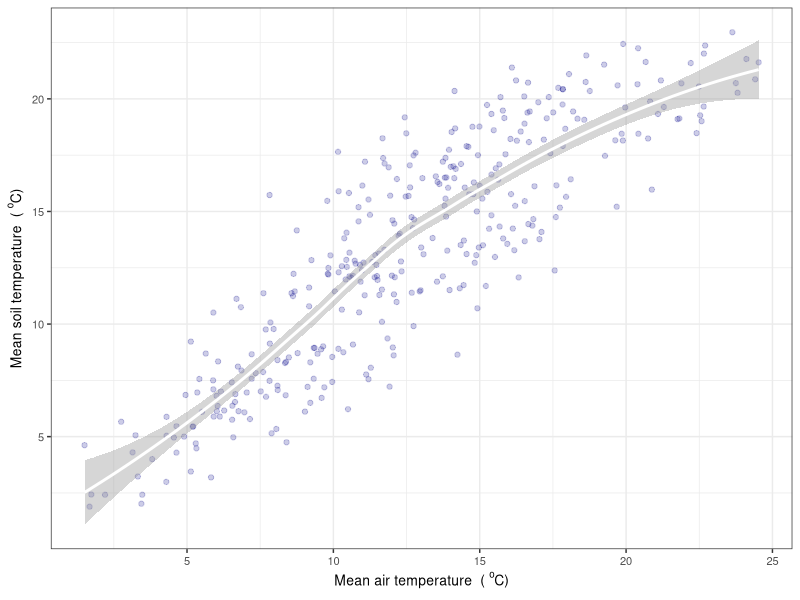
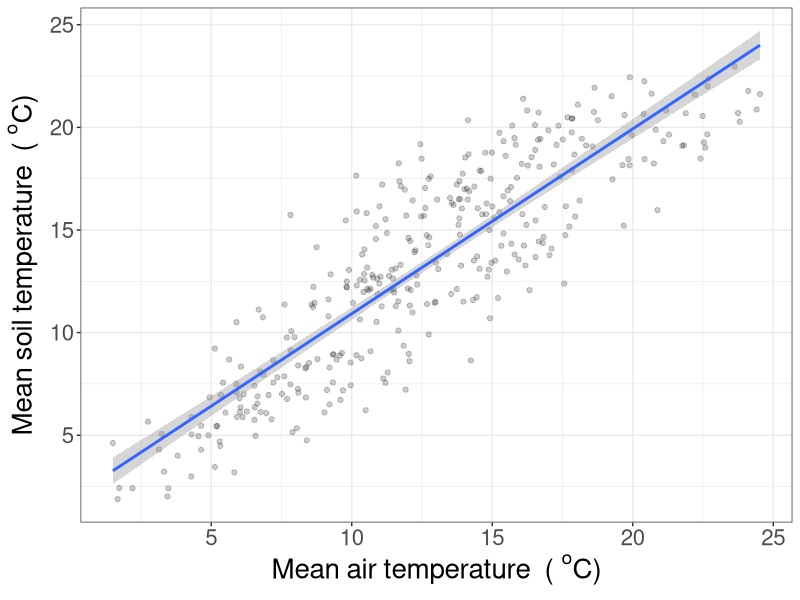

These figures' R source, in order:
## ---- chunk 1
library(tidyr)
library (dplyr)
library (ggplot2)
library (lubridate)
library (scales)
## ---- chunk 2

setwd("C:\\GitHubRepos\\SubCloverPhD\\SubClover\\Iv2_SoilAirTemp")
getwd()
#read soil and Air data 
df_file <- read.table("SoilTemp.txt", header=TRUE)
df_Air <- read.table("RawWeaIv2.txt", header=TRUE)

head(df_file)
head (df_Air)
#keep this scirpt for the real weather data

str(df_Air)


## ---- chunk 3

df_S <- df_file %>%
  mutate(Date = dmy(Date)) #(need to reformat date here)

df_A <-df_Air %>%
  mutate(Date = dmy(Date)) #(need to reformat date here)
  
  str(df_S)
  str(df_A)
  
df_AS <- merge(df_S,df_A, by="Date")
head(df_AS)

## ---- chunk 4

df_AS %>%
 #  select(Date, TempSoil10mm, MeanTt)%>%
 # summarise_each(funs(mean)) %>%
  ggplot(aes(x=MeanTt, y= TempSoil10mm))  +
  geom_point(colour= "darkblue", alpha=0.2) +
  #geom_line(colour= "brown")+
  stat_smooth(level = 0.9, size = 1, colour="white") + 
  theme_bw() +
  xlab(expression(Mean~air~temperature~~"( "^"o"*"C)"))+ 
  ylab(expression(Mean~soil~temperature~~"( "^"o"*"C)"))+
  theme(text = element_text(size=10))

  # #scale_x_date(date_breaks = "3 month", 
  #                date_labels = "%B",
  #                limits = as.Date(c('2015-06-01','2017-07-07')))



## ---- chunk 5

dfW <- df_AS%>%
  mutate(Tair=MeanTt)
  #subset(Date>"2015-07-27"  & Date<"2016-03-20")

dfW%>%
 #  select(Date, TempSoil10mm, MeanTt)%>%
 # summarise_each(funs(mean)) %>%
  ggplot(aes(x=MeanTt, y= TempSoil10mm))  +
  geom_point(colour= "black", alpha=0.2) +
  #geom_line(colour= "bl")+
  #stat_smooth(level = 0.9, size = 1, colour="white") + 
   geom_smooth(method='lm',formula=y~x)+
  theme_bw() +
  xlab(expression(Mean~air~temperature~~"( "^"o"*"C)"))+ 
  ylab(expression(Mean~soil~temperature~~"( "^"o"*"C)"))+
  theme(text = element_text(size=20))
  #theme(title =  element_text(size=14))
  

  # #scale_x_date(date_breaks = "3 month", 
  #                date_labels = "%B",
  #                limits = as.Date(c('2015-06-01','2017-07-07')))



## ---- chunk 6
summary(lm(TempSoil10mm ~ MeanTt, dfW))
## ---- chunk 7

#January 

dfJanuary<-dfW%>%
 subset(Date>"2015-12-31" & Date<"2016-01-31" )
  str(dfJanuary)

  ##apply the equation:  SoilT = 1.23 + 0.94AirTemp
 dfJanuary<-dfJanuary %>%
  select(Date,TempSoil10mm, Tair)%>%
   mutate(CoeffJan=(TempSoil10mm-1.23)/Tair)
 
 dfJanuary2<-dfJanuary %>%
 dplyr::select(CoeffJan)%>%
   summarise_all(funs(mean,sd))

summary(lm(TempSoil10mm ~ Tair, dfJanuary))
## ---- chunk 8

dfFebruary<-dfW%>%
 subset(Date>"2016-01-31" & Date<"2016-03-01" )
  str(dfFebruary)

  ##apply the equation:  SoilT = 1.23 + 0.94AirTemp
 dfFebruary<-dfFebruary %>%
  select(Date,TempSoil10mm, Tair)%>%
   mutate(CoeffFeb=(TempSoil10mm-1.23)/Tair)
 
 dfFebruary2<-dfFebruary %>%
 dplyr::select(CoeffFeb)%>%
   summarise_all(funs(mean,sd))


## ---- chunk 9

dfMarch<-dfW%>%
 subset(Date>"2016-02-29" & Date<"2016-04-01" )
  str(dfMarch)

  ##apply the equation:  SoilT = 1.23 + 0.94AirTemp
dfMarch<-dfMarch %>%
  select(Date,TempSoil10mm, Tair)%>%
   mutate(CoeffMar=(TempSoil10mm-1.23)/Tair)
 
 dfMarch2<-dfMarch %>%
 dplyr::select(CoeffMar)%>%
   summarise_all(funs(mean,sd))
  




## ---- chunk 10

dfApril<-dfW%>%
 subset(Date>"2016-03-31" & Date<"2016-05-01" )
  str(dfApril)

  ##apply the equation:  SoilT = 1.23 + 0.94AirTemp
dfApril<-dfApril %>%
  select(Date,TempSoil10mm, Tair)%>%
   mutate(CoeffApr=(TempSoil10mm-1.23)/Tair)
 
 dfApril2<-dfApril %>%
 dplyr::select(CoeffApr)%>%
   summarise_all(funs(mean,sd))

## ---- chunk 11


dfMay <-dfW%>%
 subset(Date>"2016-04-30" & Date<"2016-06-01" )
  str(dfMay)

  ##apply the equation:  SoilT = 1.23 + 0.94AirTemp
dfMay<-dfMay %>%
  select(Date,TempSoil10mm, Tair)%>%
   mutate(CoeffMay=(TempSoil10mm-1.23)/Tair)
 
 dfMay2<-dfMay %>%
 dplyr::select(CoeffMay)%>%
   summarise_all(funs(mean,sd))

## ---- chunk 12

dfJune <-dfW%>%
 subset(Date>"2016-05-31" & Date<"2016-07-01" )
  str(dfJune)

  ##apply the equation:  SoilT = 1.23 + 0.94AirTemp
dfJune<-dfJune%>%
  select(Date,TempSoil10mm, Tair)%>%
   mutate(CoeffJune=(TempSoil10mm-1.23)/Tair)
 
 dfJune2<-dfJune %>%
 dplyr::select(CoeffJune)%>%
   summarise_all(funs(mean,sd))



## ---- chunk 13

dfJuly <-dfW%>%
 subset(Date>"2016-06-30" & Date<"2016-08-01" )
  str(dfJuly)

  ##apply the equation:  SoilT = 1.23 + 0.94AirTemp
dfJuly<-dfJuly%>%
  select(Date,TempSoil10mm, Tair)%>%
   mutate(CoeffJuly=(TempSoil10mm-1.23)/Tair)
 
 dfJuly2<-dfJuly %>%
 dplyr::select(CoeffJuly)%>%
   summarise_all(funs(mean,sd))



## ---- chunk 14
dfAugust <-dfW%>%
 subset(Date>"2016-07-30" & Date<"2016-09-01" )
  str(dfAugust)

  ##apply the equation:  SoilT = 1.23 + 0.94AirTemp
dfAugust<-dfAugust%>%
  select(Date,TempSoil10mm, Tair)%>%
   mutate(CoeffAug=(TempSoil10mm-1.23)/Tair)
 
 dfAugust2<-dfAugust %>%
 dplyr::select(CoeffAug)%>%
   summarise_all(funs(mean,sd))
## ---- chunk 15

dfSeptember <-dfW%>%
 subset(Date>"2016-08-31" & Date<"2016-10-01" )
  str(dfSeptember)

  ##apply the equation:  SoilT = 1.23 + 0.94AirTemp
dfSeptember<-dfSeptember%>%
  select(Date,TempSoil10mm, Tair)%>%
   mutate(CoeffSept=(TempSoil10mm-1.23)/Tair)
 
 dfSeptember2<-dfSeptember %>%
 dplyr::select(CoeffSept)%>%
   summarise_all(funs(mean,sd))

## ---- chunk 16

dfOctober <-dfW%>%
 subset(Date>"2016-09-30" & Date<"2016-11-01" )
  str(dfOctober)

  ##apply the equation:  SoilT = 1.23 + 0.94AirTemp
dfOctober<-dfOctober%>%
  select(Date,TempSoil10mm, Tair)%>%
   mutate(CoeffOct=(TempSoil10mm-1.23)/Tair)
 
 dfOctober2<-dfOctober %>%
 dplyr::select(CoeffOct)%>%
   summarise_all(funs(mean,sd))


## ---- chunk 17

dfNovember <-dfW%>%
 subset(Date>"2016-10-31" & Date<"2016-12-01" )
  str(dfNovember)

  ##apply the equation:  SoilT = 1.23 + 0.94AirTemp
dfNovember<-dfNovember%>%
  select(Date,TempSoil10mm, Tair)%>%
   mutate(CoeffNov=(TempSoil10mm-1.23)/Tair)
 
 dfNovember2<-dfNovember %>%
 dplyr::select(CoeffNov)%>%
   summarise_all(funs(mean,sd))


## ---- chunk 18
dfDecember <-dfW%>%
 subset(Date>"2016-10-31" & Date<"2016-12-01" )
  str(dfDecember)

  ##apply the equation:  SoilT = 1.23 + 0.94AirTemp
dfDecember<-dfDecember%>%
  select(Date,TempSoil10mm, Tair)%>%
   mutate(CoeffDec=(TempSoil10mm-1.23)/Tair)
 
 dfDecember2<-dfDecember %>%
 dplyr::select(CoeffDec)%>%
   summarise_all(funs(mean,sd))


## ---- chunk 19
# summary(lm(TempSoil10mm ~ MeanTt, dfJanuary))
